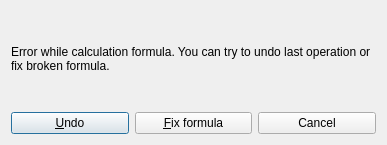
<?xml version="1.0" encoding="UTF-8"?>
<ui version="4.0">
 <class>DialogUndo</class>
 <widget class="QDialog" name="DialogUndo">
  <property name="windowModality">
   <enum>Qt::WindowModal</enum>
  </property>
  <property name="geometry">
   <rect>
    <x>0</x>
    <y>0</y>
    <width>387</width>
    <height>145</height>
   </rect>
  </property>
  <property name="windowTitle">
   <string>Broken formula</string>
  </property>
  <property name="windowIcon">
   <iconset resource="../../../vmisc/share/resources/icon.qrc">
    <normaloff>:/icon/64x64/icon64x64.png</normaloff>:/icon/64x64/icon64x64.png</iconset>
  </property>
  <property name="modal">
   <bool>true</bool>
  </property>
  <layout class="QVBoxLayout" name="verticalLayout_2">
   <item>
    <layout class="QVBoxLayout" name="verticalLayout">
     <item>
      <widget class="QLabel" name="label">
       <property name="text">
        <string>Error while calculation formula. You can try to undo last operation or fix broken formula.</string>
       </property>
       <property name="wordWrap">
        <bool>true</bool>
       </property>
      </widget>
     </item>
     <item>
      <layout class="QHBoxLayout" name="horizontalLayout">
       <item>
        <widget class="QPushButton" name="pushButtonUndo">
         <property name="text">
          <string>&amp;Undo</string>
         </property>
        </widget>
       </item>
       <item>
        <widget class="QPushButton" name="pushButtonFix">
         <property name="text">
          <string>&amp;Fix formula</string>
         </property>
        </widget>
       </item>
       <item>
        <widget class="QPushButton" name="pushButtonCancel">
         <property name="text">
          <string>Cancel</string>
         </property>
        </widget>
       </item>
      </layout>
     </item>
    </layout>
   </item>
  </layout>
 </widget>
 <resources>
  <include location="../../../vmisc/share/resources/icon.qrc"/>
 </resources>
 <connections/>
</ui>
